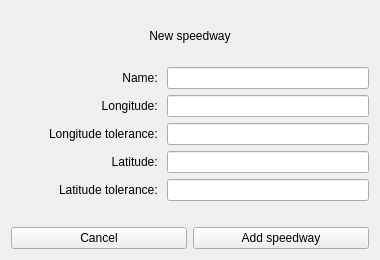
<?xml version="1.0" encoding="UTF-8"?>
<ui version="4.0">
 <class>WgtNewSpeedway</class>
 <widget class="QWidget" name="WgtNewSpeedway">
  <property name="geometry">
   <rect>
    <x>0</x>
    <y>0</y>
    <width>380</width>
    <height>260</height>
   </rect>
  </property>
  <property name="sizePolicy">
   <sizepolicy hsizetype="Fixed" vsizetype="Fixed">
    <horstretch>0</horstretch>
    <verstretch>0</verstretch>
   </sizepolicy>
  </property>
  <property name="windowTitle">
   <string>WgtNewSpeedway</string>
  </property>
  <layout class="QVBoxLayout" name="verticalLayout">
   <item>
    <layout class="QGridLayout" name="gridLayout">
     <item row="0" column="0" colspan="2">
      <widget class="QLabel" name="label_2">
       <property name="sizePolicy">
        <sizepolicy hsizetype="Preferred" vsizetype="Maximum">
         <horstretch>0</horstretch>
         <verstretch>0</verstretch>
        </sizepolicy>
       </property>
       <property name="minimumSize">
        <size>
         <width>0</width>
         <height>50</height>
        </size>
       </property>
       <property name="lineWidth">
        <number>1</number>
       </property>
       <property name="text">
        <string>New speedway</string>
       </property>
       <property name="alignment">
        <set>Qt::AlignCenter</set>
       </property>
      </widget>
     </item>
     <item row="2" column="1">
      <widget class="QLineEdit" name="longitude"/>
     </item>
     <item row="4" column="1">
      <widget class="QLineEdit" name="latitude"/>
     </item>
     <item row="3" column="0">
      <widget class="QLabel" name="label_4">
       <property name="sizePolicy">
        <sizepolicy hsizetype="Fixed" vsizetype="Preferred">
         <horstretch>0</horstretch>
         <verstretch>0</verstretch>
        </sizepolicy>
       </property>
       <property name="maximumSize">
        <size>
         <width>150</width>
         <height>16777215</height>
        </size>
       </property>
       <property name="text">
        <string>Longitude tolerance: </string>
       </property>
       <property name="alignment">
        <set>Qt::AlignRight|Qt::AlignTrailing|Qt::AlignVCenter</set>
       </property>
      </widget>
     </item>
     <item row="6" column="0" colspan="2">
      <widget class="QLabel" name="sp_lbl">
       <property name="text">
        <string/>
       </property>
       <property name="alignment">
        <set>Qt::AlignCenter</set>
       </property>
      </widget>
     </item>
     <item row="3" column="1">
      <widget class="QLineEdit" name="longitude_toler"/>
     </item>
     <item row="4" column="0">
      <widget class="QLabel" name="label_5">
       <property name="sizePolicy">
        <sizepolicy hsizetype="Fixed" vsizetype="Preferred">
         <horstretch>0</horstretch>
         <verstretch>0</verstretch>
        </sizepolicy>
       </property>
       <property name="maximumSize">
        <size>
         <width>150</width>
         <height>16777215</height>
        </size>
       </property>
       <property name="text">
        <string>Latitude: </string>
       </property>
       <property name="alignment">
        <set>Qt::AlignRight|Qt::AlignTrailing|Qt::AlignVCenter</set>
       </property>
      </widget>
     </item>
     <item row="1" column="1">
      <widget class="QLineEdit" name="name">
       <property name="sizePolicy">
        <sizepolicy hsizetype="Expanding" vsizetype="Fixed">
         <horstretch>0</horstretch>
         <verstretch>0</verstretch>
        </sizepolicy>
       </property>
       <property name="minimumSize">
        <size>
         <width>200</width>
         <height>0</height>
        </size>
       </property>
       <property name="inputMask">
        <string/>
       </property>
      </widget>
     </item>
     <item row="2" column="0">
      <widget class="QLabel" name="label_3">
       <property name="sizePolicy">
        <sizepolicy hsizetype="Fixed" vsizetype="Preferred">
         <horstretch>0</horstretch>
         <verstretch>0</verstretch>
        </sizepolicy>
       </property>
       <property name="maximumSize">
        <size>
         <width>150</width>
         <height>16777215</height>
        </size>
       </property>
       <property name="text">
        <string>Longitude: </string>
       </property>
       <property name="alignment">
        <set>Qt::AlignRight|Qt::AlignTrailing|Qt::AlignVCenter</set>
       </property>
      </widget>
     </item>
     <item row="5" column="0">
      <widget class="QLabel" name="label_6">
       <property name="sizePolicy">
        <sizepolicy hsizetype="Fixed" vsizetype="Preferred">
         <horstretch>0</horstretch>
         <verstretch>0</verstretch>
        </sizepolicy>
       </property>
       <property name="maximumSize">
        <size>
         <width>150</width>
         <height>16777215</height>
        </size>
       </property>
       <property name="text">
        <string>Latitude tolerance: </string>
       </property>
       <property name="alignment">
        <set>Qt::AlignRight|Qt::AlignTrailing|Qt::AlignVCenter</set>
       </property>
      </widget>
     </item>
     <item row="5" column="1">
      <widget class="QLineEdit" name="latitude_toler">
       <property name="inputMask">
        <string/>
       </property>
      </widget>
     </item>
     <item row="1" column="0">
      <widget class="QLabel" name="label">
       <property name="sizePolicy">
        <sizepolicy hsizetype="Maximum" vsizetype="Preferred">
         <horstretch>0</horstretch>
         <verstretch>0</verstretch>
        </sizepolicy>
       </property>
       <property name="minimumSize">
        <size>
         <width>150</width>
         <height>0</height>
        </size>
       </property>
       <property name="maximumSize">
        <size>
         <width>500</width>
         <height>16777215</height>
        </size>
       </property>
       <property name="layoutDirection">
        <enum>Qt::LeftToRight</enum>
       </property>
       <property name="text">
        <string>Name: </string>
       </property>
       <property name="alignment">
        <set>Qt::AlignRight|Qt::AlignTrailing|Qt::AlignVCenter</set>
       </property>
      </widget>
     </item>
     <item row="7" column="0" colspan="2">
      <layout class="QHBoxLayout" name="horizontalLayout">
       <item>
        <widget class="QPushButton" name="sp_cnl_btn">
         <property name="text">
          <string>Cancel</string>
         </property>
        </widget>
       </item>
       <item>
        <widget class="QPushButton" name="sp_add_btn">
         <property name="text">
          <string>Add speedway</string>
         </property>
        </widget>
       </item>
      </layout>
     </item>
    </layout>
   </item>
  </layout>
 </widget>
 <layoutdefault spacing="6" margin="11"/>
 <resources/>
 <connections/>
</ui>
